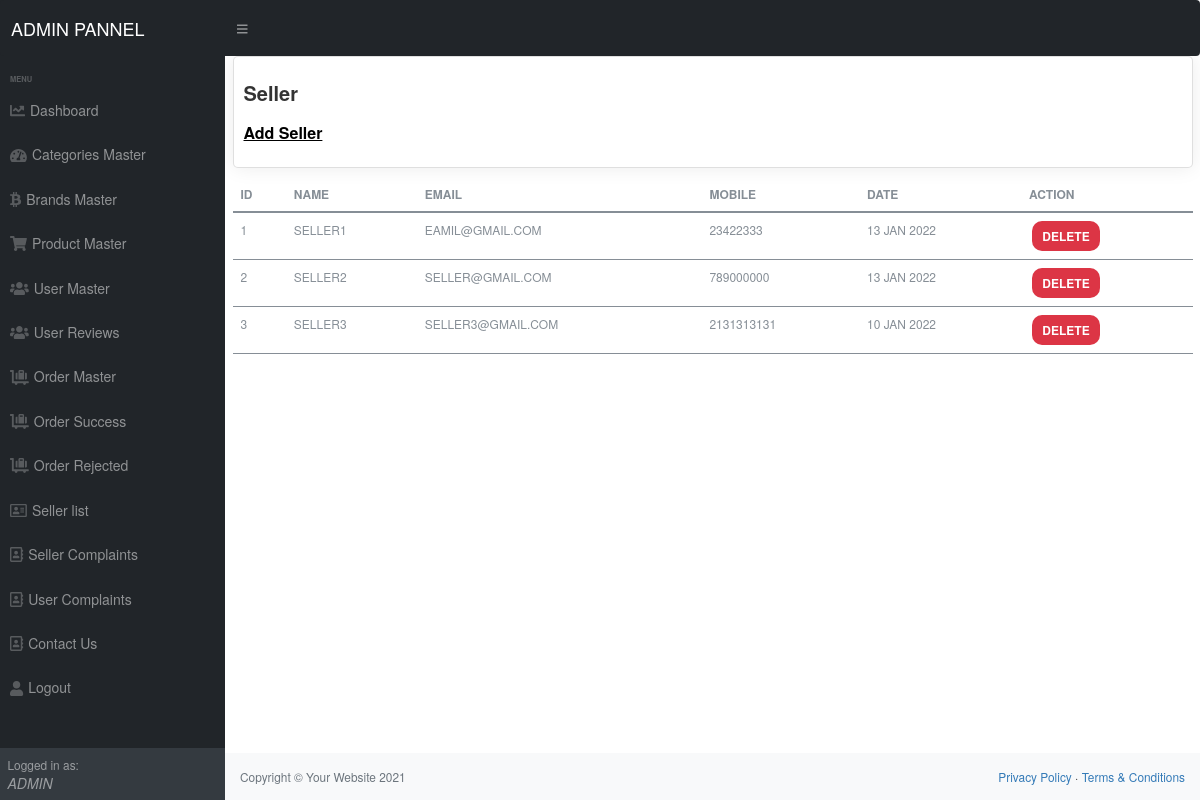
Screenshot of /admin/seller.php (signed in) with the database file from the repository.
### tables this page shows
CREATE TABLE `seller` (
  `id` int(11) NOT NULL,
  `name` varchar(255) NOT NULL,
  `password` varchar(255) DEFAULT NULL,
  `mobile` int(11) DEFAULT NULL,
  `email` varchar(50) NOT NULL,
  `date` timestamp NOT NULL DEFAULT current_timestamp() ON UPDATE current_timestamp()
);

### admin/seller.php (the view, shortened to what this page needs)
<?php
require('top.php');
	$sql="select * from seller order by id  asc";
$res=mysqli_query($con,$sql);
?>
<div id="layoutSidenav_content">
<main>
<div class="container-fluid">
 <div class="row">
     <div class="col-xl-12">
         <div class="card">
             <div class="card-body">
                 <h4 class="box-title">Seller</h4>
                 <h4 class="box-title2"><a href="manage_seller.php"> Add Seller</a></h4>
             </div>
			 </div>
             <table class="table">
                    <thead>
                        <tr>
                            <th>ID</th>
                            <th>Name</th>
                            <th>Email</th>
                            <th>Mobile</th>
                            <th>Date </th>
                            <th>action</th>
                        </tr>
                    </thead>
                    <tbody>
                                    <?php
                                     $i=1;
									while($row=mysqli_fetch_assoc($res)){
									?>
									<tr>
									   <td><?php echo $i?></td>
									    <td><?php echo $row['name'] ?></td>
										<td><?php echo $row['email'] ?></td>
										<td><?php echo $row['mobile'] ?></td>
										<td><?php  $date_p=strtotime(  $row['date']);
                                        echo date('d M Y',$date_p);
                                        ?></td>
                                        <td>
										<?php
							              echo " &nbsp;<span class='mybadge red'><a style='color:#fff; text-decoration:none;' href='?type=delete&id=".$row['id']."'>Delete</a></span>&nbsp;";
										  ?></td>
                                    </tr>
            					  <?php
                                $i++; } ?>
                                   </tbody>
                </table>
         </div>
     </div>
    </div>
</main>
<?php
require('footer.php');
?>

### admin/top.php (shortened to what this page needs)
<?php
require('connection.inc.php');
    $sql="select * from admin_users";
    $res=mysqli_query($con,$sql);
    $row=mysqli_fetch_assoc($res);
?>
<!DOCTYPE html>
<html lang="en">
<head>
    <link href="css/styles.css" rel="stylesheet" />
   <link href="css/bootstrap.min.css" rel="stylesheet">
   <link href="css/custom.css" rel="stylesheet">
</head>
<body class="sb-nav-fixed">
    <nav class="sb-topnav navbar navbar-expand navbar-dark bg-dark">
        <a class="navbar-brand ps-3" href="#">ADMIN PANNEL</a>
        <button class="btn btn-link btn-sm order-1 order-lg-0 me-4 me-lg-0" id="sidebarToggle" href="#!"><i
                class="fas fa-bars"></i></button>
  </nav>
    <div id="layoutSidenav">
        <div id="layoutSidenav_nav">
            <nav class="sb-sidenav accordion sb-sidenav-dark" id="sidenavAccordion">
                <div class="sb-sidenav-menu">
                    <div class="nav">
                        <div class="sb-sidenav-menu-heading">menu</div>
                        <a class="nav-link" href="dashboard.php">
                            <div class="sb-nav-link-icon"><i class="fas fa-chart-line"></i></div>
                            Dashboard
                        </a>
                        <a class="nav-link" href="categories.php">
                            <div class="sb-nav-link-icon"><i class="fas fa-tachometer-alt"></i></div>
                            Categories Master
                        </a>
                        <a class="nav-link" href="brand.php">
                            <div class="sb-nav-link-icon"><i class="fab fa-btc"></i></div>
                            Brands Master
                        </a>
                        <a class="nav-link" href="product.php">
                            <div class="sb-nav-link-icon"><i class="fas fa-shopping-cart"></i></div>
                            Product Master
                        </a>
                        <a class="nav-link" href="users.php">
                            <div class="sb-nav-link-icon"><i class="fas fa-users"></i></div>
                            User Master
                        </a>
                        <a class="nav-link" href="product_review.php">
                            <div class="sb-nav-link-icon"><i class="fas fa-users"></i></div>
                            User Reviews
                        </a>
                        <a class="nav-link" href="orders.php">
                            <div class="sb-nav-link-icon"><i class="fas fa-luggage-cart"></i></div>
                            Order Master
                        </a>
                        <a class="nav-link" href="order__Success.php">
                            <div class="sb-nav-link-icon"><i class="fas fa-luggage-cart"></i></div>
                            Order Success
                        </a>
                        <a class="nav-link" href="order__Rejected.php">
                            <div class="sb-nav-link-icon"><i class="fas fa-luggage-cart"></i></div>
                            Order Rejected
                        </a>
                        <a class="nav-link" href="seller.php">
                            <div class="sb-nav-link-icon"><i class="far fa-address-card"></i></div>
                            Seller list
                        </a>
                        <a class="nav-link" href=" seller_complaints.php">
                            <div class="sb-nav-link-icon"><i class="far fa-address-book"></i></div>
                            Seller Complaints
                        </a>
                        <a class="nav-link" href=" User_complaints.php">
                            <div class="sb-nav-link-icon"><i class="far fa-address-book"></i></div>
                            User Complaints
                        </a>
                        <a class="nav-link" href="contact_us.php">
                            <div class="sb-nav-link-icon"><i class="far fa-address-book"></i></div>
                            Contact Us
                        </a>
                        <a class="nav-link" href="logout.php">
                            <div class="sb-nav-link-icon"><i class="fas fa-user"></i></div>
                            Logout
                        </a>
                    </div>
                </div>
                <div class="sb-sidenav-footer">
                    <div class="small">Logged in as:</div>
                   <em style="text-transform: uppercase;"> <?php echo $row['username'] ?></em>
                </div>
            </nav>
        </div>

### admin/css/custom.css (style rules this page uses)
.card { margin-bottom: 10px; border-radius: 5px; border: 10 solid transparent; -webkit-box-shadow: 0 0 20px rgba(0, 0, 0, .08); box-shadow: 0 0 20px rgba(0, 0, 0, .08); }
.card .card-body { float: left; position: relative; width: 100%; }
.card .box-title { font-weight: 600; font-size: 20px; padding: 5px 0; }
.card .box-title2 { font-weight: 600; font-size: 16px; padding: 5px 0; color: #000; text-decoration-line: underline; }
.box-title2 a { color: #000; }
.table { border: none; border-bottom-color: currentcolor; border-bottom-style: none; border-bottom-width: medium; color: #868e96; font-size: 12px; font-weight: 400; padding: .75em 1.25em; text-transform: uppercase; }
.mybadge { display: inline-block; min-width: 10px; padding: 9px 10px; font-size: 12px; font-weight: bold; color: #fff; line-height: 1; vertical-align: middle; white-space: nowrap; text-align: center; background-color: #777; border-radius: 10px; }
.red { background-color:#dc3545; }

### rows the page displays
seller: name "SELLER1", email "EAMIL@GMAIL.COM", mobile "23422333", date "13 JAN 2022"
seller: name "SELLER2", email "SELLER@GMAIL.COM", mobile "789000000", date "13 JAN 2022"
seller: name "SELLER3", email "SELLER3@GMAIL.COM", mobile "2131313131", date "10 JAN 2022"

### other values shown
$row['username'] "ADMIN"
